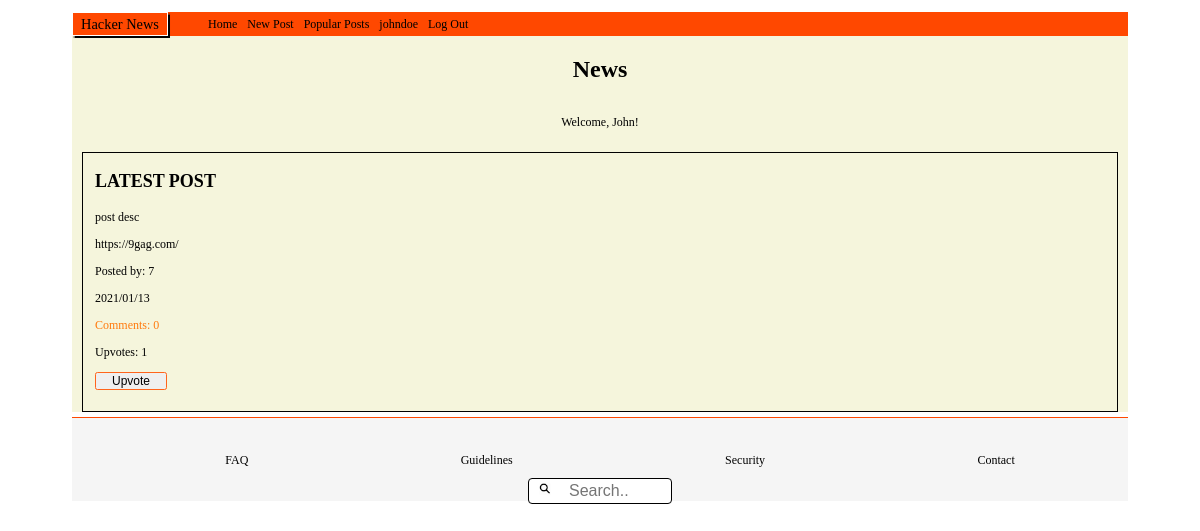
The page /index.php (signed in) on the database as committed earlier.
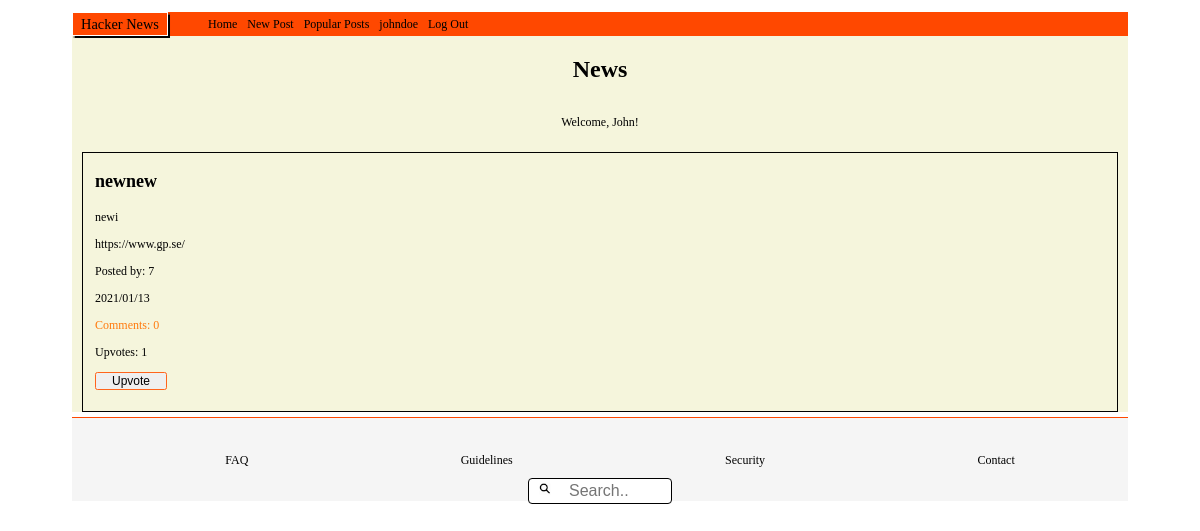
The same page on the database as committed later.
### tables this page shows
CREATE TABLE Posts (
	id integer PRIMARY KEY AUTOINCREMENT,
	title string,
	description string,
	post_url varchar,
	post_date datetime,
	user_id varchar,
	user_username varchar
);

### web/config.php (called while the page is built, shortened)
<?php
return [
    'title' => 'News',
    'database_path' => sprintf('sqlite:%s/database/hackernews.db', __DIR__),
];

### web/autoload.php (called while the page is built, shortened)
<?php
$config = require __DIR__ . '/config.php';

### web/functions/postsFunction.php (called while the page is built, shortened)
<?php
function fetchAllPosts($pdo)
{
    $statement = $pdo->prepare("SELECT * FROM Posts ORDER BY Posts.post_date DESC");
    $statement->execute();
    $fetchPosts = $statement->fetchAll(PDO::FETCH_ASSOC);
    return $fetchPosts;
}

### web/functions/commentsFunction.php (called while the page is built, shortened)
<?php
function countComments($pdo, $postId)
{
    $statement = $pdo->prepare('SELECT COUNT(*) FROM Comments WHERE post_id = :postId');
    $statement->bindParam(':postId', $postId, PDO::PARAM_INT);
    $statement->execute();
    $comments = $statement->fetch(PDO::FETCH_ASSOC);
    return $comments['COUNT(*)'];
}

### web/functions/upvoteFunctions.php (called while the page is built, shortened)
<?php
function countUpvotes($pdo, $postId)
{
    $statement = $pdo->prepare('SELECT COUNT(*) FROM Likes WHERE post_id = :postId');
    $statement->bindParam(':postId', $postId, PDO::PARAM_INT);
    $statement->execute();
    $upvotes = $statement->fetch(PDO::FETCH_ASSOC);
    return $upvotes['COUNT(*)'];
}
function upvoteUser($pdo, $postId, $userId)
{
    $statement = $pdo->prepare('SELECT * FROM Likes WHERE post_id = :postId AND user_id = :userId;');
    $statement->bindParam(':postId', $postId);
    $statement->bindParam(':userId', $userId);
    $statement->execute();
    $upvoteUser = $statement->fetch(PDO::FETCH_ASSOC);
    return $upvoteUser;
}

### index.php (the view, shortened to what this page needs)
<?php require __DIR__ . '/homepage/header.php'; ?>
<?php require __DIR__ . '/homepage/navbar.php'; ?>
<?php
if (isset($_SESSION['user'])) : ?>
    <section class="index_page">
        <div class="greeting_user_container">
            <h1 class="index_title"><?php echo $config['title']; ?></h1>
            <p> Welcome, <?php echo $_SESSION['user']['first_name']; ?>!</p>
        </div>
        <?php $fetchPost = fetchAllPosts($pdo);
        foreach ($fetchPost as $post) : ?>
            <?php $postId = $post['id'];  ?>
            <?php $userId = $_SESSION['user']['id'];  ?>
            <?php $countComments = countComments($pdo, $postId); ?>
            <?php $countUpvotes = countUpvotes($pdo, $postId); ?>
            <div class="news_feed">
                <h3 class="index_post_title"> <?php echo $post['title']; ?> </h3>
                <p> <?php echo $post['description']; ?> </p>
                <a href="<?php echo $post['post_url'] ?> "> <?php echo $post['post_url']; ?> </a>
                <p> Posted by: <?php echo $post['user_id']; ?> </p>
                <p> <?php echo $post['post_date']; ?> </p>
                <div class="upvotes_comments">
                    <a class="index_comments" href="comments.php?id= <?php echo $post['id']; ?> "> Comments: <?php echo $countComments; ?> </a>
                </div>
                <div>
                    <form action="web/post/upvote.php" method="post">
                        <p class="index_upvotes">Upvotes: <?php echo $countUpvotes; ?></p>
                        <?php $upvoteUser = upvoteUser($pdo, $postId, $userId) ?>
                        <?php if (is_array($upvoteUser)) : ?>
                            <input type="hidden" name="id" id="id" value="<?php echo $post['id'] ?>">
                            <button class="downvote_button" type="submit">Downvote</button>
                        <?php else : ?>
                            <button class="upvote_button" type="submit">Upvote</button>
                        <?php endif; ?>
                    </form>
                </div>
            </div>
        <?php endforeach; ?>
    <?php else : ?>
        <div class="welcome_container">
            <h1>Welcome, please sign in.</h1>
        </div>
    <?php endif; ?>
    </section>
    <?php require __DIR__ . '/homepage/footer.php'; ?>

Rows that differ between the two databases and show on the page:
changed posts: title "LATEST POST" → "newnew"; description "post desc" → "newi"; post_url "https://9gag.com/" → "https://www.gp.se/"
